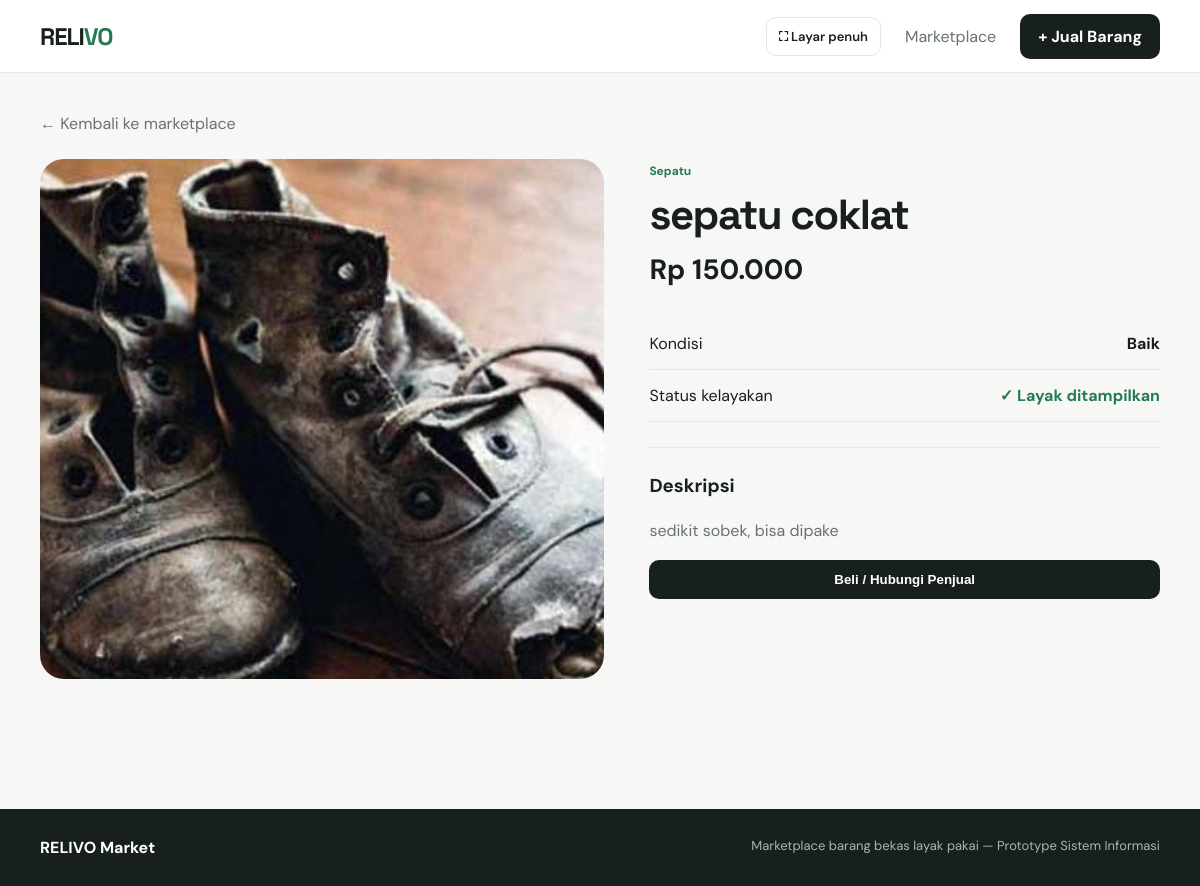
Page /product/6 on the committed database.
### tables this page shows
CREATE TABLE products (
            id INTEGER PRIMARY KEY AUTOINCREMENT,
            name TEXT NOT NULL,
            category TEXT NOT NULL,
            condition TEXT NOT NULL,
            price INTEGER NOT NULL,
            image TEXT,
            description TEXT,
            eligible INTEGER NOT NULL DEFAULT 1,
            created_at TIMESTAMP DEFAULT CURRENT_TIMESTAMP
        );

### app.py (the view)
@app.route("/product/<int:product_id>")
def product_detail(product_id):
    conn = get_db()
    product = conn.execute(
        "SELECT * FROM products WHERE id = ?", (product_id,)
    ).fetchone()
    conn.close()
    if product is None:
        return "Produk tidak ditemukan", 404
    return render_template("product.html", product=product)

### app.py (called while the page is built)
def get_db():
    conn = sqlite3.connect(DB_PATH)
    conn.row_factory = sqlite3.Row
    return conn

@app.template_filter("rupiah")
def rupiah(value):
    return "Rp {:,}".format(value).replace(",", ".")

### templates/product.html (shortened to what this page needs)
{% extends "base.html" %}
{% block content %}
<div class="detail">
    <a href="{{ url_for('index') }}" class="back">← Kembali ke marketplace</a>
    <div class="detail-grid">
        <div class="detail-image">
            {% if product['image'] %}
                <img src="{{ url_for('static', filename='uploads/' + product['image']) }}" alt="{{ product['name'] }}">
            {% else %}
                <div class="placeholder large">♧</div>
            {% endif %}
        </div>
        <div class="detail-info">
            <span class="category-label">{{ product['category'] }}</span>
            <h1>{{ product['name'] }}</h1>
            <div class="detail-price">{{ product['price']|rupiah }}</div>
            <div class="info-row">
                <span>Kondisi</span>
                <strong>{{ product['condition'] }}</strong>
            </div>
            <div class="info-row">
                <span>Status kelayakan</span>
                {% if product['eligible'] %}
                    <strong class="good">✓ Layak ditampilkan</strong>
                {% else %}
                    <strong class="bad">✕ Tidak layak ditampilkan</strong>
                {% endif %}
            </div>
            <hr>
            <h3>Deskripsi</h3>
            <p class="description">{{ product['description'] or 'Tidak ada deskripsi.' }}</p>
            {% if product['eligible'] %}
                <button class="primary-button full" onclick="alert('Prototype: fitur pembelian dapat diintegrasikan pada tahap berikutnya.')">Beli / Hubungi Penjual</button>
            {% else %}
                <div class="not-eligible">Produk ini tidak memenuhi kriteria untuk ditampilkan di marketplace.</div>
            {% endif %}
        </div>
    </div>
</div>
{% endblock %}

### static/style.css (style rules this page uses)
:root { --ink: #18201c; --muted: #68736d; --line: #e3e8e5; --paper: #f7f8f6; --card: #ffffff; --accent: #247a55; --accent-dark: #185a3f; --soft: #e7f2eb; --danger: #a33d3d; --warning: #8a6318; }
* { box-sizing: border-box; }
body { margin: 0; background: var(--paper); color: var(--ink); font-family: "DM Sans", Arial, sans-serif; }
a { color: inherit; text-decoration: none; }
.nav-button, .primary-button { background: var(--ink); color: white; padding: 12px 18px; border-radius: 10px; border: 0; font-weight: 700; cursor: pointer; display: inline-block; }
.product-info small, .category-label { color:var(--accent); font-weight:700; font-size:12px; }
.full { width:100%; text-align:center; }
.detail { padding:40px 0 80px; }
.back { color:var(--muted); display:inline-block; margin-bottom:25px; }
.detail-grid { display:grid; grid-template-columns:1.05fr .95fr; gap:45px; }
.detail-image { height:520px; background:#eef1ef; border-radius:24px; overflow:hidden; display:flex; align-items:center; justify-content:center; }
.detail-image img { width:100%; height:100%; object-fit:cover; }
.detail-info h1 { font:700 42px "Space Grotesk"; letter-spacing:-1.5px; margin:8px 0 10px; }
.detail-price { font-size:28px; font-weight:700; margin-bottom:30px; }
.info-row { display:flex; justify-content:space-between; padding:15px 0; border-bottom:1px solid var(--line); }
.detail-info hr { border:0; border-top:1px solid var(--line); margin:25px 0; }
.description { color:var(--muted); line-height:1.7; white-space:pre-wrap; }
.good { color:var(--accent); font-weight:700; }

### rows in the picture
products: image (picture), category "Sepatu", name "sepatu coklat", price|rupiah "Rp 150.000", condition "Baik", description "sedikit sobek, bisa dipake"
